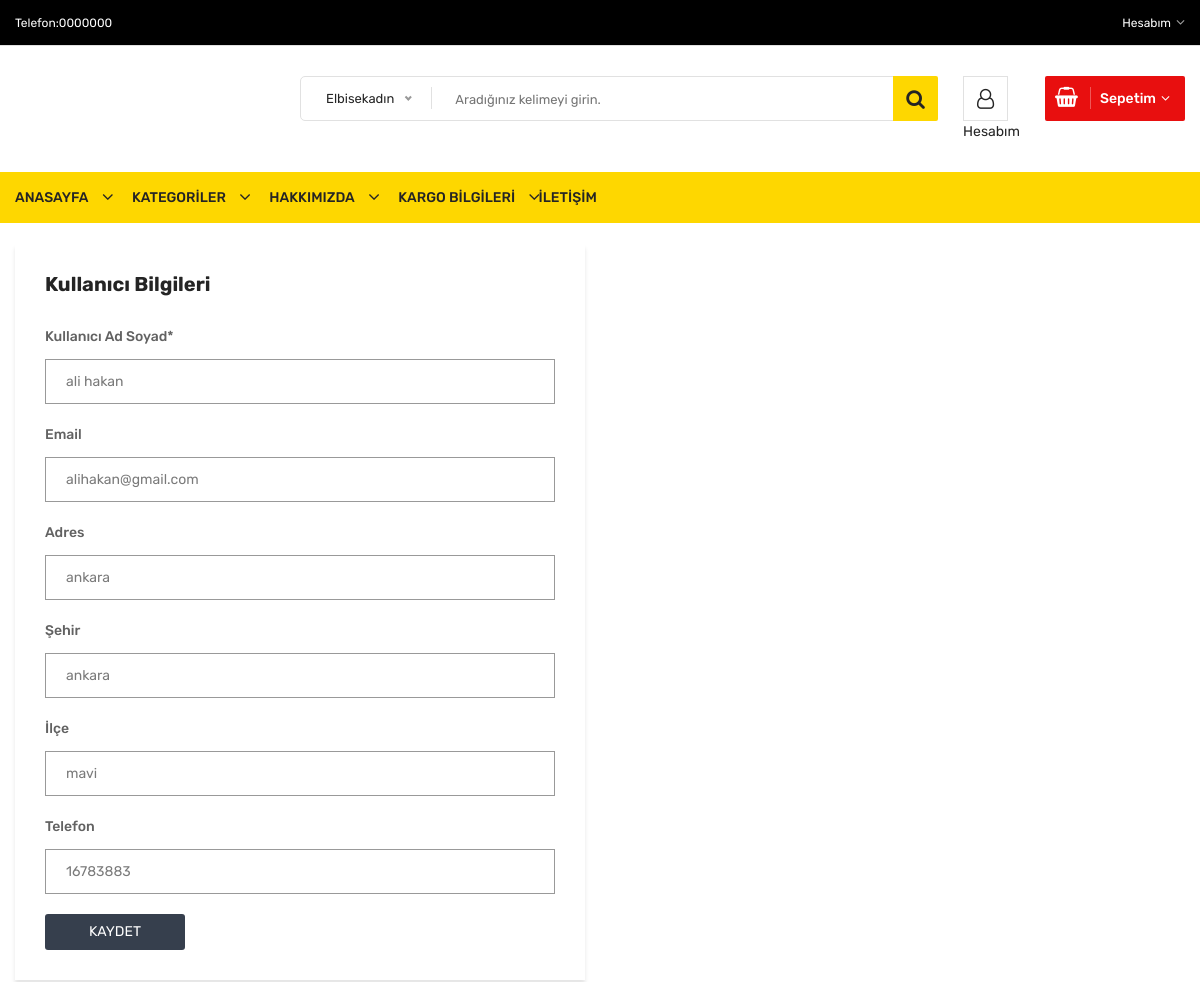
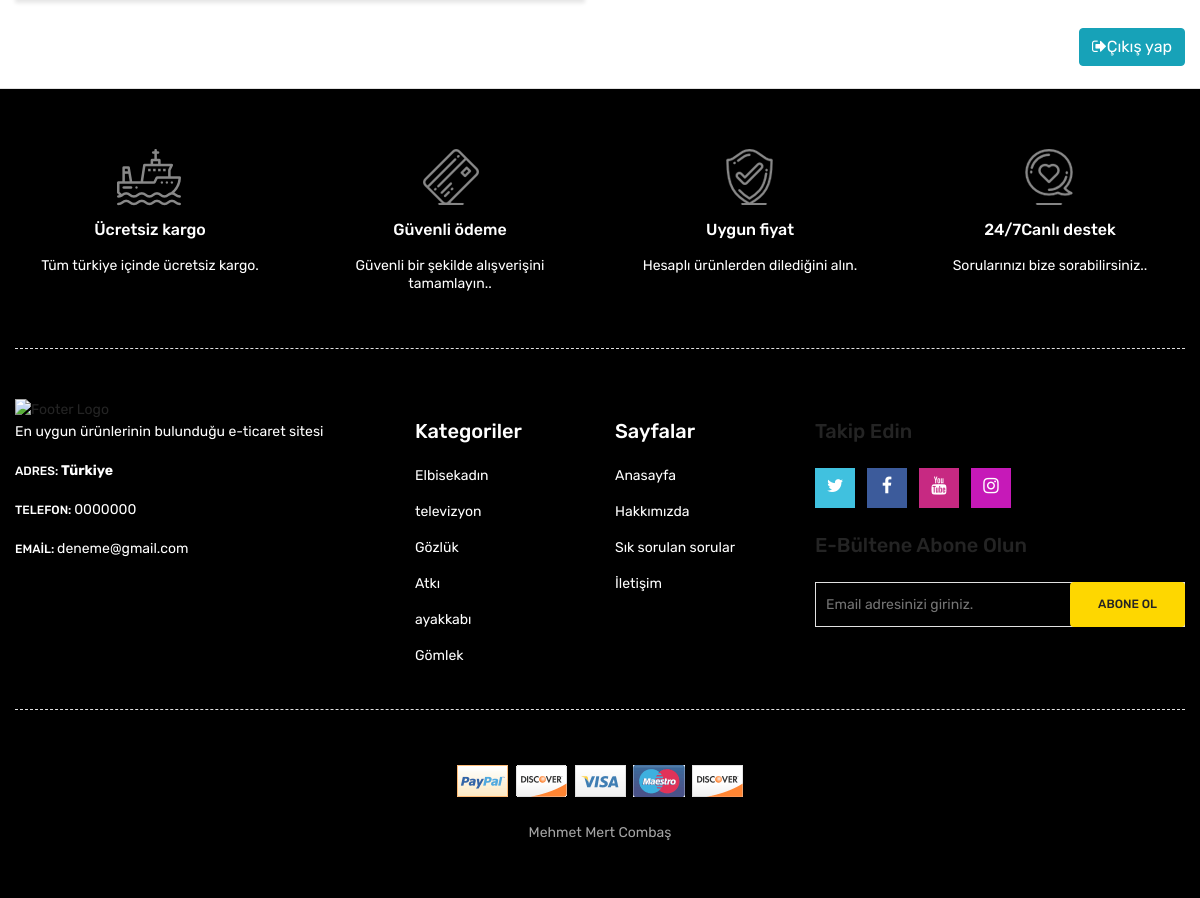
Screenshot of /kullanici.php (signed in) with the database file from the repository (2 pictures, top to bottom).
### tables this page shows
CREATE TABLE IF NOT EXISTS `ayarlar` (
  `id` int NOT NULL,
  `baslik` varchar(300) NOT NULL,
  `aciklama` varchar(500) NOT NULL,
  `anahtarkelime` varchar(400) NOT NULL,
  `telefon` varchar(20) NOT NULL,
  `email` varchar(100) NOT NULL,
  `adres` varchar(250) NOT NULL,
  `facebook` varchar(250) NOT NULL,
  `instagram` varchar(250) NOT NULL,
  `youtube` varchar(250) NOT NULL,
  `twitter` varchar(250) NOT NULL,
  `logo` varchar(250) NOT NULL,
  `mesai` varchar(300) NOT NULL,
  PRIMARY KEY (`id`)
);

CREATE TABLE IF NOT EXISTS `kullanici` (
  `kullanici_id` int NOT NULL AUTO_INCREMENT,
  `kullanici_zaman` timestamp NOT NULL DEFAULT CURRENT_TIMESTAMP ON UPDATE CURRENT_TIMESTAMP,
  `kullanici_adi` varchar(250) NOT NULL,
  `kullanici_sifre` varchar(250) NOT NULL,
  `kullanici_adsoyad` varchar(250) NOT NULL,
  `kullanici_yetki` int NOT NULL,
  `kullanici_adres` varchar(300) NOT NULL,
  `kullanici_il` varchar(250) NOT NULL,
  `kullanici_ilce` varchar(250) NOT NULL,
  `kullanici_tel` varchar(30) NOT NULL,
  `kullanici_resim` varchar(200) NOT NULL,
  `kullanici_mail` varchar(250) NOT NULL,
  PRIMARY KEY (`kullanici_id`)
);

CREATE TABLE IF NOT EXISTS `kategori` (
  `kategori_id` int NOT NULL AUTO_INCREMENT,
  `kategori_adi` varchar(300) NOT NULL,
  `kategori_sira` int NOT NULL,
  `kategori_durum` int NOT NULL,
  PRIMARY KEY (`kategori_id`)
);

### kullanici.php (the view, shortened to what the rows shown need)
<?php require_once 'header.php';
?>
            <div class="page-section mb-60">
                <div class="container">
                    <div class="row">
                        <div class="col-sm-12 col-md-12 col-xs-12 col-lg-6 mb-30">
                            <form action="Admin/islem/islem.php" method="post" >
                                <div class="login-form">
                                    <div class="row">
                                        <div class="col-md-12 col-12 mb-20">
                                            <label>Kullanıcı ad soyad*</label>
                                            <input value="<?php echo $kullanicicek['kullanici_adsoyad'] ?>" name="adsoyad" required="" class="mb-0" type="text" placeholder="ad soyad giriniz.">
                                        </div>
                                        <div class="col-12 mb-20">
                                            <label>Email</label>
                                            <input value="<?php echo $kullanicicek['kullanici_mail'] ?>" name="email" required="" class="mb-0" type="text" placeholder="email giriniz.">
                                        </div>
                                        <div class="col-12 mb-20">
                                            <label>Adres</label>
                                            <input value="<?php echo $kullanicicek['kullanici_adres'] ?>" name="adres" required="" class="mb-0" type="text" placeholder="adres giriniz.">
                                        </div>
                                         <div class="col-12 mb-20">
                                            <label>Şehir</label>
                                            <input value="<?php echo $kullanicicek['kullanici_il'] ?>" name="sehir" required="" class="mb-0" type="text" placeholder="şehir giriniz.">
                                        </div>
                                            <div class="col-12 mb-20">
                                            <label>İlçe</label>
                                            <input  value="<?php echo $kullanicicek['kullanici_ilce'] ?>" name="ilce" required="" class="mb-0" type="text" placeholder="İlçe giriniz.">
                                        </div>
                                          <div class="col-12 mb-20">
                                            <label>Telefon</label>
                                            <input value="<?php echo $kullanicicek['kullanici_tel'] ?>" name="telefon" required="" class="mb-0" type="text" placeholder="telefon giriniz.">
                                        </div>
                                    </div>
                                </div>
                            </form>
                        </div>
                    </div>  <a href="cikis"><button style="float:right" class="btn btn-info"><i class="fa fa-sign-out"></i>Çıkış yap</button></a>
                </div>
            </div>
          <?php require_once 'footer.php'; ?>

### header.php (shortened to what the rows shown need)
<?php
require_once 'Admin/islem/baglanti.php';
require_once 'function.php';
$ayar=$baglanti->prepare("SELECT * FROM  ayarlar where id=?");
$ayar->execute(array(1));
$ayarcek=$ayar->fetch(PDO::FETCH_ASSOC);
 $kullanicisor=$baglanti->prepare("SELECT * from kullanici where kullanici_adi=:kullanici_adi  ");
 $kullanicisor->execute(array(
'kullanici_adi'=>$_SESSION['normalgiris']
 ));
$kullanicicek=$kullanicisor->fetch(PDO::FETCH_ASSOC);
 ?>
<!doctype html>
<html class="no-js" lang="zxx">
<head>
        <link rel="stylesheet" href="css/material-design-iconic-font.min.css">
        <link rel="stylesheet" href="css/font-awesome.min.css">
        <link rel="stylesheet" href="css/fontawesome-stars.css">
        <link rel="stylesheet" href="css/meanmenu.css">
        <link rel="stylesheet" href="css/owl.carousel.min.css">
        <link rel="stylesheet" href="css/slick.css">
        <link rel="stylesheet" href="css/animate.css">
        <link rel="stylesheet" href="css/jquery-ui.min.css">
        <link rel="stylesheet" href="css/venobox.css">
        <link rel="stylesheet" href="css/nice-select.css">
        <link rel="stylesheet" href="css/magnific-popup.css">
        <link rel="stylesheet" href="css/bootstrap.min.css">
        <link rel="stylesheet" href="css/helper.css">
        <link rel="stylesheet" href="style.css">
        <link rel="stylesheet" href="css/responsive.css">
    </head>
    <body>
        <div class="body-wrapper">
            <header>
                 <div style="background-color:black" class="header-top">
                    <div class="container">
                        <div class="row">
                            <div class="col-lg-3 col-md-4">
                                <div class="header-top-left">
                                    <ul class="phone-wrap">
                                        <li><span style="color:white">Telefon:</span><a style="color:white" href="#"><?php echo $ayarcek['telefon'] ?></a></li>
                                    </ul>
                                </div>
                            </div>
                        </div>
                    </div>
                </div>
            </header>

### footer.php (shortened to what the rows shown need)
    <div style="background-color: black" class="footer">
                <div class="footer-static-top">
                    <div class="container">
                        <div class="footer-shipping pt-60 pb-55 pb-xs-25">
                            <div class="row">
                                <div class="col-lg-3 col-md-6 col-sm-6 pb-sm-55 pb-xs-55">
                                    <div class="li-shipping-inner-box">
                                        <div class="shipping-text">
                                            <h2 style="color:white">Ücretsiz kargo</h2>
                                        </div>
                                    </div>
                                </div>
                                <div class="col-lg-3 col-md-6 col-sm-6 pb-sm-55 pb-xs-55">
                                    <div class="li-shipping-inner-box">
                                        <div class="shipping-text">
                                            <h2 class="beyazyazi">Güvenli ödeme</h2>
                                        </div>
                                    </div>
                                </div>
                                <div class="col-lg-3 col-md-6 col-sm-6 pb-xs-30">
                                    <div class="li-shipping-inner-box">
                                        <div class="shipping-text">
                                            <h2 class="beyazyazi">Uygun fiyat</h2>
                                        </div>
                                    </div>
                                </div>
                                <div class="col-lg-3 col-md-6 col-sm-6 pb-xs-30">
                                    <div class="li-shipping-inner-box">
                                        <div class="shipping-text">
                                            <h2 class="beyazyazi">24/7Canlı destek</h2>
                                        </div>
                                    </div>
                                </div>
                            </div>
                        </div>
                    </div>
                </div>
                <div class="footer-static-middle">
                    <div class="container">
                        <div class="footer-logo-wrap pt-50 pb-35">
                            <div class="row">
                                <div class="col-lg-4 col-md-6">
                                    <ul class="des">
                                        <li>
                                            <span style="color:white">Adres: </span>
                                          <b style="color:white"> <?php echo $ayarcek['adres'] ?></b>
                                        </li>
                                        <li>
                                            <span style="color:white">Telefon: </span>
                                            <a style="color:white" href="tel://<?php echo $ayarcek['telefon'] ?>"><?php echo $ayarcek['telefon'] ?></a>
                                         </li>
                                        <li>
                                            <span style="color:white">Emaİl: </span>
                                            <a style="color:white" href="mailto://<?php echo $ayarcek['email'] ?>"><?php echo $ayarcek['email'] ?></a>
                                        </li>
                                    </ul>
                                </div>
                                <div class="col-lg-2 col-md-3 col-sm-6">
                                    <div class="footer-block">
                                        <ul>
                                            <?php       $kategori=$baglanti->prepare("SELECT * FROM  kategori  order by kategori_sira ASC limit 6");
                  $kategori->execute();
                  while ($kategoricek=$kategori->fetch(PDO::FETCH_ASSOC)) { ?>
                                            <li><a class="beyazyazi" href="urunler-<?=seolink($kategoricek['kategori_adi']).'-'.$kategoricek['kategori_id'] ?>"><?php echo $kategoricek['kategori_adi'] ?></a></li>
                                           <?php } ?>
                                        </ul>
                                    </div>
                                </div>
                            </div>
                        </div>
                    </div>
                </div>
            </div>
        </div>
    </body>
</html>

### rows the page displays
ayarlar: telefon "0000000", adres "Türkiye", email "deneme@gmail.com"
kullanici: adsoyad "ali hakan", email "alihakan@gmail.com", adres "ankara", sehir "ankara", ilce "mavi", telefon "16783883"
kategori: kategori_adi "Elbisekadın"
kategori: kategori_adi "televizyon"
kategori: kategori_adi "Gözlük"
kategori: kategori_adi "Atkı"
kategori: kategori_adi "ayakkabı"
kategori: kategori_adi "Gömlek"
